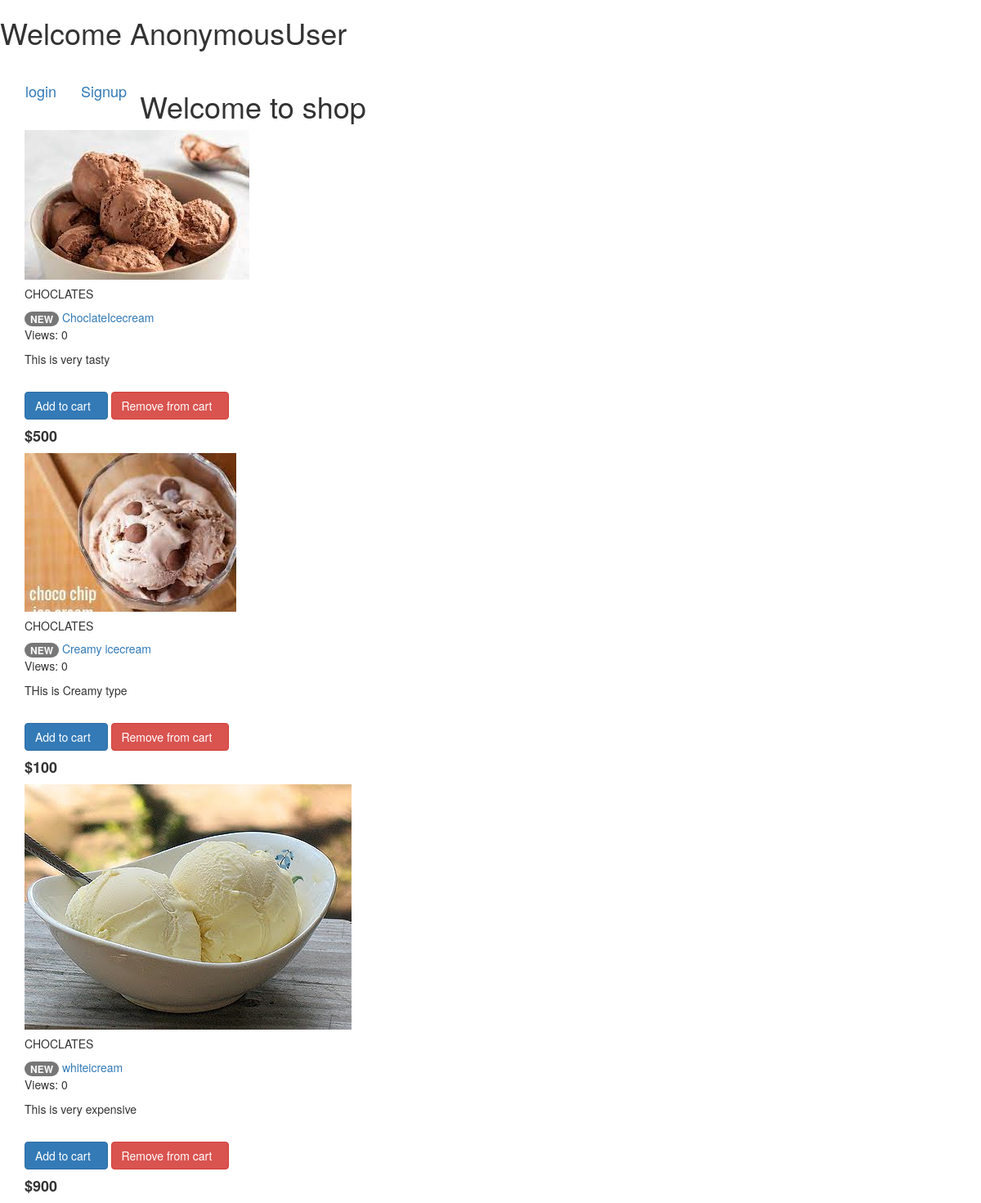
Page /list on the committed database.
### chocapp/models.py (models this page shows, shortened)
class Item(models.Model):
    title = models.CharField(max_length=200)
    price = models.IntegerField()
    discount_price = models.IntegerField(blank=True, null=True)
    slug = models.SlugField()
    status = models.CharField(max_length=200)
    category = models.CharField(choices=CATEGORY_CHOICES, max_length=2)
    description = models.TextField()
    image = models.ImageField(default='default.jpg', upload_to='productImages')
    views = models.IntegerField(default=0)
    def get_add_to_cart_url(self):
        return reverse('add_to_cart', kwargs={'slug': self.slug})
    def get_remove_from_cart_url(self):
        return reverse('remove_from_cart', kwargs={'slug': self.slug})

### chocapp/views.py (the view)
# urls.py: path('list', HomeView.as_view(), name='home'),
class HomeView(ListView):
    model = Item
    template_name = 'index.html'

### chocapp/templates/index.html (shortened to what this page needs)
{% load cart_template_tags %}
{% block content %}
<!DOCTYPE html>
<html lang="en">
<head>
  <link rel="stylesheet" href="https://maxcdn.bootstrapcdn.com/bootstrap/3.4.1/css/bootstrap.min.css">
</head>
  <link rel="stylesheet" href="https://cdnjs.cloudflare.com/ajax/libs/font-awesome/4.7.0/css/font-awesome.min.css">
<body>
  <h1> Welcome {{user}} </h1>
<nav class="navbar-brand">
  <div class="navbar navbar-light blue lighten-4">
    <ul class="nav navbar-nav">
      {% if request.user.is_authenticated %}
      <li class="active"><a href="{% url 'home' %}">Home</a></li>
      </li>
      <li class="active"><a href="" class="nav-link waves-effect">
            <span class="fa" style="font-size:24px">&#xf07a;{{request.user|cart_item_count}}</span>
            </a></li>
       <li><a href="#">Hello, User {{request.user.username}}</a></li>
       <li><a class="button secondaryAction text-dark text-center" href="{% url 'logoutP' %}">Logout</a></li>
    </ul>
     {% else %}
    <ul class="nav navbar-nav navbar-right">
      <li><a class="button secondaryAction text-dark text-center" href="{% url 'login' %}">login</a></li>
      <li><a class="button secondaryAction text-dark text-center" href="{% url 'sign-up' %}">Signup</a></li>
    </ul>
  </div>
</nav><br>
  {% endif %}
</head>
<body>
<main>
 <div class="container">
 <h1>Welcome to shop</h1>
 <div class="alignRow">
 <div class="imageColumn">
{% for object in object_list %}
    <img src="{{object.image.url}}" class="card-img-top" alt="">
    <h5>{{object.get_category_display}}</h5>
    <span class="badge badge-pill-color">NEW</span>
    <a href="{% url 'product' object.slug %}" class="dark-grey-text">{{object.title}}
    </a><br>
     <p><span class="boldtext">Views:</span> {{object.views}}</p>
    <p>{{object.description}}</p><br>
    <a href="{{object.get_add_to_cart_url}}" class="btn btn-primary btn-md my-0 p" type="submit">Add to cart
            <i class="fas fa-shopping-cart ml-1"></i>
    </a>
    <a href="{{object.get_remove_from_cart_url}}" class="btn btn-danger btn-md my-0 p" type="submit">Remove from cart
            <i class="fas fa-shopping-cart ml-1"></i>
    </a>
    <h4 class="font-weight-bold blue-text">
    {% if object.discount_price %}
    <strong>${{object.discount_price}}</strong>
    {% else %}
    <strong>${{object.price}}</strong>
    {% endif %}
    </h4>
   {% endfor %}
  </div>
</div>
</div>
</main>
</body>
</html>
{% endblock %}

### chocapp/templates/index.html (style rules this page uses)
* { box-sizing: border-box; }

### rows in the picture
Item: image (picture), category "CHOCLATES", title "ChoclateIcecream", views "0", description "This is very tasty", discount_price "500"
Item: image (picture), category "CHOCLATES", title "Creamy icecream", views "0", description "THis is Creamy type", discount_price "100"
Item: image (picture), category "CHOCLATES", title "whiteicream", views "0", description "This is very expensive", discount_price "900"

### other values in the picture
{{ user }} "AnonymousUser"
